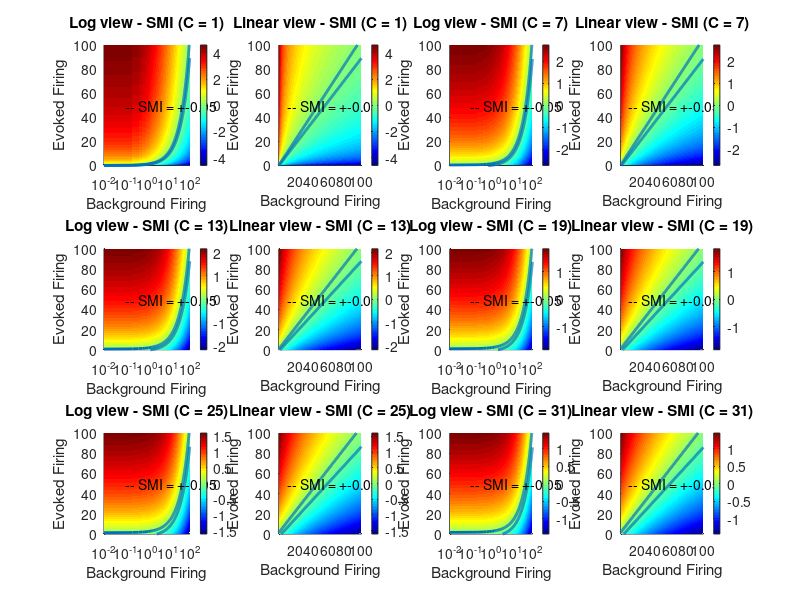
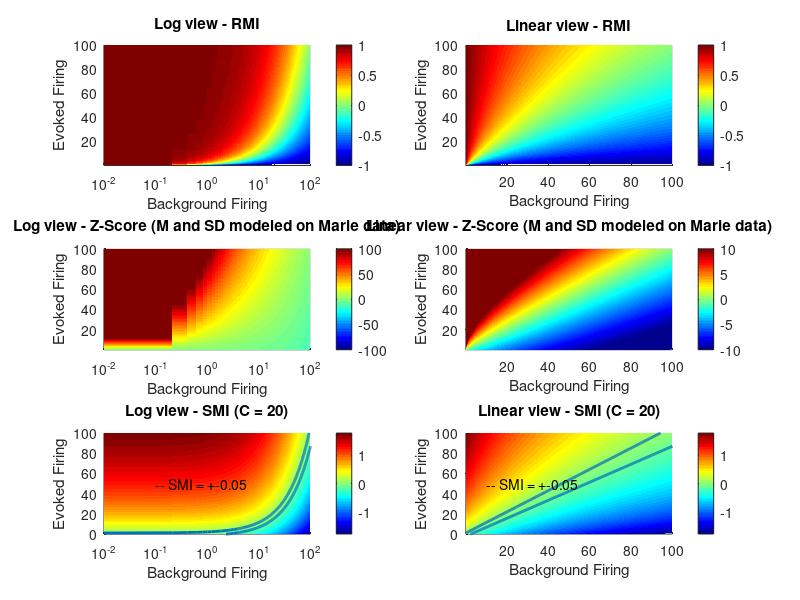

Here is the MATLAB script that generated these plots, in order:
clear all
close all

E = linspace(0.01, 100, 500);
BG = linspace(0.01, 100, 500);
Cvector = 1:40;
SMIlim = 0.05;

%% Calculate RMI and Z Score
for i = 1:length(BG)
    RMI(:,i) = (E-BG(i))./(E+BG(i));
end

m = 0.4731;
mrange = [0.4587, 0.4874];
b = -0.0211;
brange = [-0.03039, -0.0118];
coeff1 = linspace(mrange(1), mrange(1), length(Cvector));
coeff2 = linspace(brange(1), brange(1), length(Cvector));
for CI = 1: length(Cvector)
    for i = 1:length(BG)
        ZS(:,i,CI) = (E - BG(i))/ (10^coeff2(CI) * BG(i)^coeff1(CI));
    end
end

for C = Cvector(1): Cvector(end)
    for i = 1:length(BG)
        SMI(:,i,C) = log((E+C)./(BG(i)+C));
    end
end

%% Plot metric spaces

figure(1)
set(gcf, 'Units', 'Normalized', 'OuterPosition', [0 0 1 1]);
plotcount = 0;

for p = 1:6
    C = floor(length(Cvector)/6) *p - 5;
    plotcount = plotcount + 1;
    
    subplot(3, 4, plotcount)
    hold on
    surf(BG, E, SMI(:,:,Cvector(C)), 'EdgeColor', 'none'); view(2)
    line(BG, (exp(SMIlim)).*BG + ((exp(SMIlim))*Cvector(C)-Cvector(C)), repmat(200, 1, length(BG)), 'linewidth', 2)
    line(BG, (10^-SMIlim).*BG + ((10^-SMIlim)*Cvector(C)-Cvector(C)), repmat(200, 1, length(BG)), 'linewidth', 2)
    text(0.1, 50, 200, ['-- SMI = +-', num2str(SMIlim)])
    set(gca, 'xscale', 'log');
    xlabel('Background Firing'); ylabel('Evoked Firing'); zlabel('Metric Value'); title(['Log view - SMI (C = ', num2str(C+Cvector(1)-1), ')'])
    axis('tight'); colormap('jet'); colorbar; %caxis([-1 1]);
    set(gca, 'ylim', [0 100])
    
    plotcount = plotcount + 1;
    subplot(3, 4, plotcount)
    hold on
    surf(BG, E, SMI(:,:,Cvector(C)), 'EdgeColor', 'none'); view(2)
    line(BG, (exp(SMIlim)).*BG + ((exp(SMIlim))*Cvector(C)-Cvector(C)), repmat(200, 1, length(BG)), 'linewidth', 2)
    line(BG, (10^-SMIlim).*BG + ((10^-SMIlim)*Cvector(C)-Cvector(C)), repmat(200, 1, length(BG)), 'linewidth', 2)
    text(10, 50, 200, ['-- SMI = +-', num2str(SMIlim)])
    xlabel('Background Firing'); ylabel('Evoked Firing'); zlabel('Metric Value'); title(['Linear view - SMI (C = ', num2str(C+Cvector(1)-1), ')'])
    axis('tight'); colormap('jet'); colorbar; %caxis([-1 1]);
    set(gca, 'ylim', [0 100])
end


for C = 20% 1:5:length(Cvector)
    figure(C)
    set(gcf, 'Units', 'Normalized', 'OuterPosition', [0 0 1 1]);
    
    subplot(3, 2, 1)
    surf(BG, E, RMI, 'EdgeColor', 'none'); view(2)
    set(gca, 'xscale', 'log');
    xlabel('Background Firing'); ylabel('Evoked Firing'); zlabel('Metric Value'); title('Log view - RMI')
    axis('tight'); caxis([-1 1]); colormap('jet'); colorbar
    
    subplot(3, 2, 2)
    surf(BG, E, RMI, 'EdgeColor', 'none'); view(2)
    xlabel('Background Firing'); ylabel('Evoked Firing'); zlabel('Metric Value'); title('Linear view - RMI')
    axis('tight'); caxis([-1 1]); colormap('jet'); colorbar
    
    subplot(3, 2, 3)
    surf(BG, E, ZS(:,:,C), 'EdgeColor', 'none'); view(2)
    set(gca, 'xscale', 'log');
    xlabel('Background Firing'); ylabel('Evoked Firing'); zlabel('Metric Value'); title('Log view - Z-Score (M and SD modeled on Marie data)')
    axis('tight'); colormap('jet'); colorbar; caxis([-100 100]);
    
    subplot(3, 2, 4)
    surf(BG, E, ZS(:,:,C), 'EdgeColor', 'none'); view(2)
    xlabel('Background Firing'); ylabel('Evoked Firing'); zlabel('Metric Value'); title('Linear view - Z-Score (M and SD modeled on Marie data)')
    axis('tight'); colormap('jet'); colorbar; caxis([-10 10]);
    
    subplot(3, 2, 5)
    hold on
    surf(BG, E, SMI(:,:,Cvector(C)), 'EdgeColor', 'none'); view(2)
    line(BG, (exp(SMIlim)).*BG + ((exp(SMIlim))*Cvector(C)-Cvector(C)), repmat(200, 1, length(BG)), 'linewidth', 2)
    line(BG, (10^-SMIlim).*BG + ((10^-SMIlim)*Cvector(C)-Cvector(C)), repmat(200, 1, length(BG)), 'linewidth', 2)
    text(0.1, 50, 200, ['-- SMI = +-', num2str(SMIlim)])
    set(gca, 'xscale', 'log');
    xlabel('Background Firing'); ylabel('Evoked Firing'); zlabel('Metric Value'); title(['Log view - SMI (C = ', num2str(C+Cvector(1)-1), ')'])
    axis('tight'); colormap('jet'); colorbar; %caxis([-1 1]);
    set(gca, 'ylim', [0 100])
    
    subplot(3, 2, 6)
    hold on
    surf(BG, E, SMI(:,:,Cvector(C)), 'EdgeColor', 'none'); view(2)
    line(BG, (exp(SMIlim)).*BG + ((exp(SMIlim))*Cvector(C)-Cvector(C)), repmat(200, 1, length(BG)), 'linewidth', 2)
    line(BG, (10^-SMIlim).*BG + ((10^-SMIlim)*Cvector(C)-Cvector(C)), repmat(200, 1, length(BG)), 'linewidth', 2)
    text(10, 50, 200, ['-- SMI = +-', num2str(SMIlim)])
    xlabel('Background Firing'); ylabel('Evoked Firing'); zlabel('Metric Value'); title(['Linear view - SMI (C = ', num2str(C+Cvector(1)-1), ')'])
    axis('tight'); colormap('jet'); colorbar; %caxis([-1 1]);
    set(gca, 'ylim', [0 100])
end